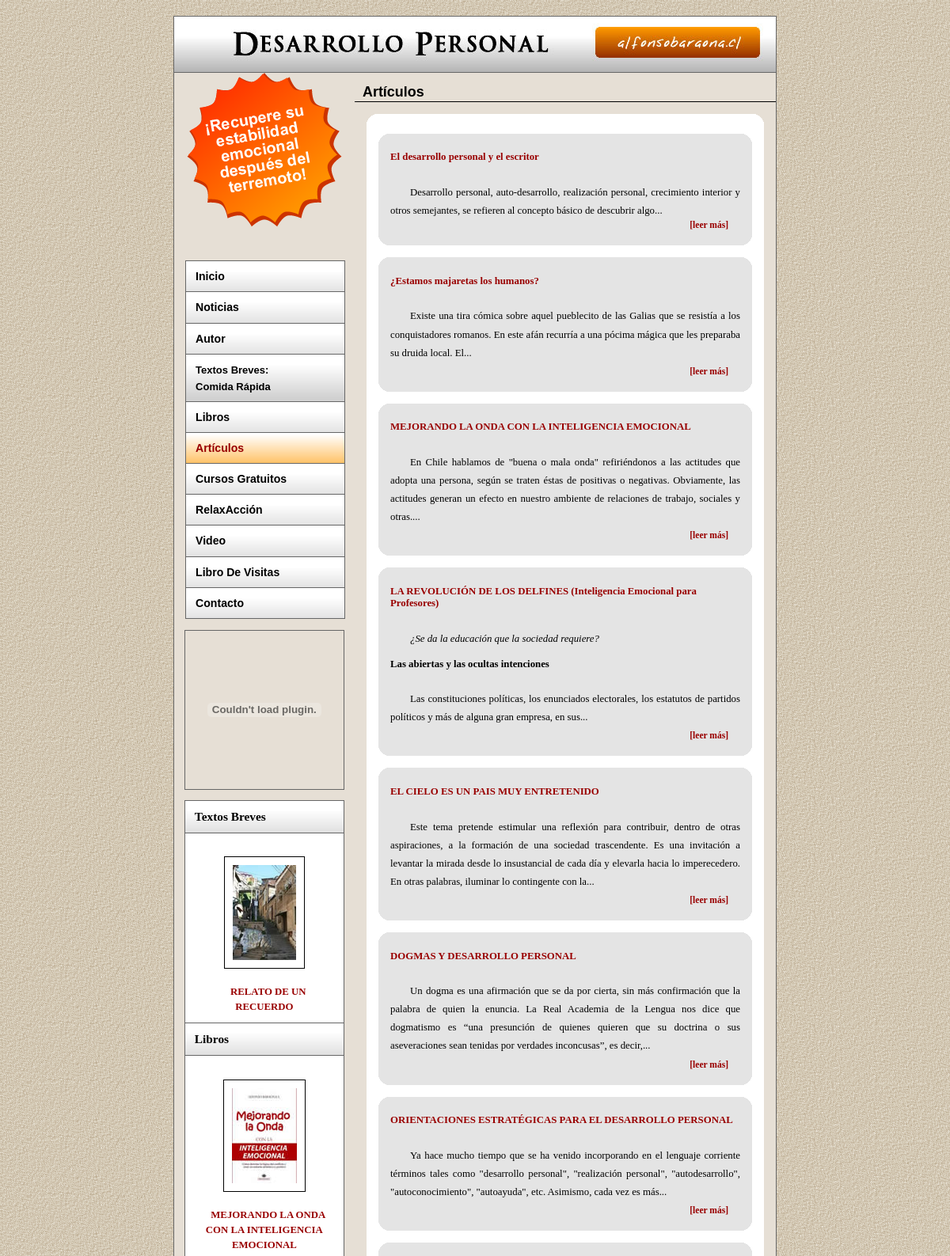
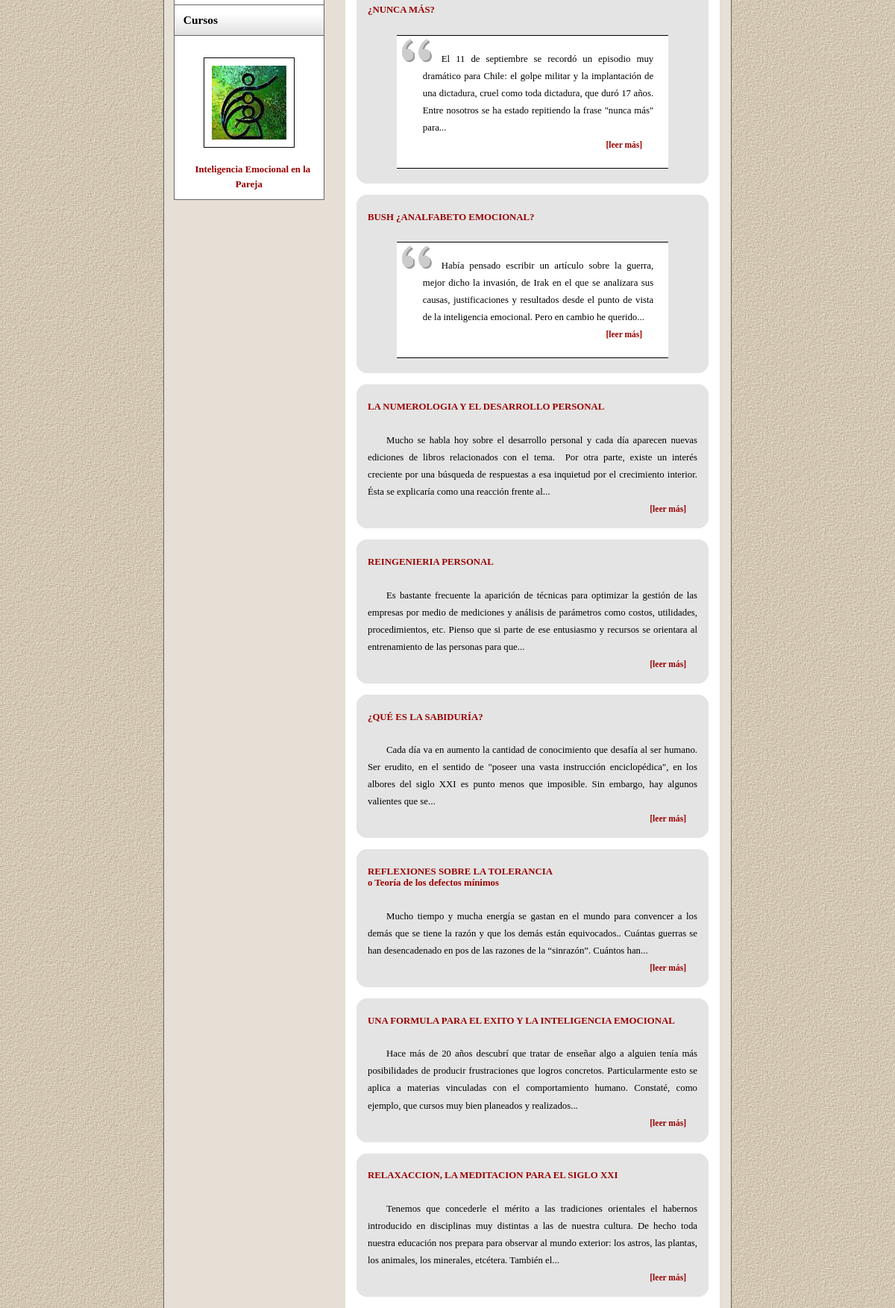
The page /articulos.php (upper part) on the database its author committed (2 pictures, top to bottom).
### tables this page shows
CREATE TABLE IF NOT EXISTS `web_artic` (
  `artic_id` int(12) NOT NULL auto_increment,
  `artic_titulo` text NOT NULL,
  `artic_text` text NOT NULL,
  `artic_cat` tinytext NOT NULL,
  `artic_pub` tinytext NOT NULL,
  `artic_dest` tinytext NOT NULL,
  `artic_fecha` varchar(255) NOT NULL default '',
  PRIMARY KEY  (`artic_id`)
);

CREATE TABLE IF NOT EXISTS `web_breves` (
  `brev_id` int(12) NOT NULL auto_increment,
  `brev_titulo` text NOT NULL,
  `brev_text` text NOT NULL,
  `brev_imagen` tinytext NOT NULL,
  `brev_cat` tinytext NOT NULL,
  `brev_pub` tinytext NOT NULL,
  `brev_dest` tinytext NOT NULL,
  `brev_fecha` varchar(255) NOT NULL default '',
  PRIMARY KEY  (`brev_id`)
);

CREATE TABLE IF NOT EXISTS `web_libros` (
  `lib_id` tinyint(12) NOT NULL auto_increment,
  `lib_titulo` text NOT NULL,
  `lib_text` text NOT NULL,
  `lib_resumen` text NOT NULL,
  `lib_imagen` tinytext NOT NULL,
  `lib_cat` tinytext NOT NULL,
  `lib_pub` tinytext NOT NULL,
  `lib_dest` tinytext NOT NULL,
  PRIMARY KEY  (`lib_id`)
);

CREATE TABLE IF NOT EXISTS `web_cursos` (
  `cur_id` tinyint(12) NOT NULL auto_increment,
  `cur_titulo` text NOT NULL,
  `cur_text` text NOT NULL,
  `cur_imagen` tinytext NOT NULL,
  `cur_cat` tinytext NOT NULL,
  `cur_pub` tinytext NOT NULL,
  `cur_dest` tinytext NOT NULL,
  PRIMARY KEY  (`cur_id`)
);

### admin/inc/fx/general.fx.php (called while the page is built, shortened)
<?php
  function str_output($text){
    $text = stripslashes(html_entity_decode(trim($text), ENT_QUOTES));
    return $text;
  }
?>

### articulos.php (the view, shortened to what this page needs)
<?php
include('inc.inc.php');
$self = str_replace(".","",strrev(strrchr(strrev(basename($_SERVER['PHP_SELF'])),".")));
$title = "Artículos";
$section = "artic";
$tabla = $pre.$section;
disp_header($pre,$title);
   if (isset($_GET['cat'])){$categ_id = str_input($_GET['cat']);}
   else {$categ_id='1';}
?>
<div id="content">
         <?php echo "<h1>".$title."</h1>"; ?>
         <div class="article">
<?php
  $datos = mysql_query("SELECT artic_id FROM ".$tabla." WHERE artic_cat='".$categ_id."' AND artic_pub='si'") or die(mysql_error());
  if (mysql_num_rows($datos) == 0) {
    draw_noitems();
  }
  else {
    if (isset($_GET['artic_id'])){
      $artic_id = str_input($_GET['artic_id']);
      $datos = mysql_query("SELECT * FROM ".$tabla." WHERE artic_id='".$artic_id."' AND artic_pub='si'") or die(mysql_error());
      $total = 1;
    }
    else {
  $datos = mysql_query("SELECT COUNT(*) FROM ".$tabla." WHERE artic_cat='".$categ_id."' AND artic_pub='si'") or die(mysql_error());
  $datos = mysql_query("SELECT * FROM ".$tabla." WHERE artic_cat='".$categ_id."' AND artic_pub='si' ORDER BY artic_id DESC") or die(mysql_error());
    }
      $num_rows = mysql_num_rows($datos);
      for($j=0; $j<$num_rows; ++$j) {
          $id = mysql_result($datos,$j,"artic_id");
          $artic_titulo = str_output(mysql_result($datos,$j,"artic_titulo"));
          $artic_text = str_output(mysql_result($datos,$j,"artic_text"));
     if (!isset($_GET['artic_id'])){
?>
       <div class="descrip">
       <h3><a href="<?php echo $self.".php?artic_id=".$id; ?>" title="<?php echo $artic_titulo; ?>"><?php echo $artic_titulo; ?></a></h3>
<?php
     }
     else {echo "<h3>$artic_titulo</h3>";}
?>
<?php
     if (isset($_GET['artic_id'])){
       if(!empty($artic_text)) {echo $artic_text;}
     }
     else {
          $extracto_resena = substr($artic_text, 0, 300);
          $ultimo_espacio = strrpos($extracto_resena, ' ');
          $artic_text = substr($extracto_resena, 0, $ultimo_espacio).'... ';
          echo $artic_text;
     }
     if (!isset($_GET['artic_id'])){
       echo "<div class=\"leermas\"><a href=\"".$self.".php?artic_id=".$id."\">[leer más]</a></div>";
       echo "</div>";
     }
?>
<?php     }
  }
?>
     </div>
</div>
<?php include('menu.inc.php'); ?>
<?php include('side.inc.php'); ?>
<?php disp_footer($pre); ?>

### layout.fx.php (shortened to what this page needs)
<?php
  function disp_header($pre,$title=''){
?>
<!DOCTYPE html PUBLIC "-//W3C//DTD XHTML 1.0 Transitional//EN" "http://www.w3.org/TR/xhtml1/DTD/xhtml1-transitional.dtd">
<html xmlns="http://www.w3.org/1999/xhtml">
<head>
<?php
    $tabla = $pre."conf";
    $host = "http://".$_SERVER['HTTP_HOST']."/";
?>
<?php
$phpself = basename($_SERVER['PHP_SELF']);
?>
  <link href="css/reset.css" rel="stylesheet" type="text/css" />
  <link href="css/estilo.css" rel="stylesheet" type="text/css" />
  <link href="css/generic.css" rel="stylesheet" type="text/css" />
  <link href="css/niftyCorners.css" rel="stylesheet" type="text/css" />
</head>
<body>
  <div id="wrapper">
    <div id="header">
      <a href="<?php echo $host; ?>" title="Ir al Inicio">
      <img src="img/header.jpg" alt="Desarrollo Personal - Alfonso Baraona" width="760" height="70" border="0" /></a>
    </div>
<?php
  }
?>
<?php
  function disp_footer($pre){
?>
  </div>
</body>
</html>
<?php
  }
?>

### menu.inc.php
<div align="center"><a href="mail_libro_relax.php"><img src="img/promo_libro_relax_gratuito.png" alt="Descargar libro Relaxacción" /></a></div>
     <ul id="navigation">
       <li><a href="inicio.php" <?php if($phpself=="inicio.php") {echo "class=\"current\"";}?>>Inicio</a></li>
       <li><a href="noticias.php" <?php if($phpself=="noticias.php") {echo "class=\"current\"";}?>>Noticias</a></li>
       <li><a href="autor.php" <?php if($phpself=="autor.php") {echo "class=\"current\"";}?>>Autor</a></li>
       <li><a href="breves.php" <?php if($phpself=="textosbreves.php") {echo "class=\"current\"";}?>><span class="txtpeque">Textos Breves: <br />Comida R&aacute;pida</span></a></li>
       <li><a href="libros.php" <?php if($phpself=="libros.php") {echo "class=\"current\"";}?>>Libros</a></li>
       <li><a href="articulos.php" <?php if($phpself=="articulos.php") {echo "class=\"current\"";}?>>Art&iacute;culos</a></li>
       <li><a href="cursos.php" <?php if($phpself=="cursos.php") {echo "class=\"current\"";}?>>Cursos Gratuitos</a></li>
       <li><a href="relaxaccion.php" <?php if($phpself=="relaxaccion.php") {echo "class=\"current\"";}?>>RelaxAcci&oacute;n</a></li>
       <li><a href="video_entrevista.php" <?php if($phpself=="video_entrevista.php") {echo "class=\"current\"";}?>>Video</a></li>
       <li><a href="librovisitas.php" <?php if($phpself=="librovisitas.php") {echo "class=\"current\"";}?>>Libro de Visitas</a></li>
       <li><a href="contacto.php" <?php if($phpself=="contacto.php") {echo "class=\"current\"";}?>>Contacto</a></li>
     </ul>

### side.inc.php (shortened to what this page needs)
<?php
  $url_images_folder_libros = "./libros/";
  $url_thumbs_folder_libros = $url_images_folder_libros."thumbs/";
  $url_images_folder_cursos = "./cursos/";
  $url_thumbs_folder_cursos = $url_images_folder_cursos."thumbs/";
  $url_images_folder_breves = "./breves/";
  $url_thumbs_folder_breves = $url_images_folder_breves."thumbs/";
?>
        <div id="flash">
          <object classid="clsid:D27CDB6E-AE6D-11cf-96B8-444553540000" codebase="http://download.macromedia.com/pub/shockwave/cabs/flash/swflash.cab#version=6,0,29,0" width="200" height="200">
            <embed src="img/relaxaccion.swf" quality="high" pluginspage="http://www.macromedia.com/go/getflashplayer" type="application/x-shockwave-flash" width="200" height="200"></embed>
          </object>
        </div>
        <div id="side">
<?php
  $datos = mysql_query("SELECT brev_id FROM ".$pre."breves ") or die(mysql_error());
  if (mysql_num_rows($datos) == 0) {}
  else {
      $datos = mysql_query("SELECT * FROM ".$pre."breves WHERE brev_pub='si' AND brev_dest='si' ORDER BY RAND() LIMIT 1") or die(mysql_error());
      $num_rows = mysql_num_rows($datos);
      for($j=0; $j<$num_rows; ++$j) {
          $brev_titulo = str_output(mysql_result($datos,$j,"brev_titulo"));
          $brev_imagen = str_output(mysql_result($datos,$j,"brev_imagen"));
?>
        <h3>Textos Breves</h3>
          <div align="center"><br />
            <a href="breves.php" title="<?php echo $brev_titulo; ?>">
            <img src="<?php echo $url_thumbs_folder_breves.$brev_imagen; ?>" border="0" alt="<?php echo $brev_titulo; ?>" /></a>
            <p><a href="breves.php" title="<?php echo $brev_titulo; ?>"><?php echo $brev_titulo; ?></a></p>
          </div>
<?php
          }
  }
  $datos = mysql_query("SELECT lib_id FROM ".$pre."libros ") or die(mysql_error());
  if (mysql_num_rows($datos) == 0) {}
  else {
      $datos = mysql_query("SELECT * FROM ".$pre."libros WHERE lib_pub='si' AND lib_dest='si' ORDER BY RAND() LIMIT 1") or die(mysql_error());
      $num_rows = mysql_num_rows($datos);
      for($j=0; $j<$num_rows; ++$j) {
          $lib_titulo = str_output(mysql_result($datos,$j,"lib_titulo"));
          $lib_imagen = str_output(mysql_result($datos,$j,"lib_imagen"));
?>
        <h3>Libros</h3>
          <div align="center"><br />
            <a href="libros.php" title="<?php echo $lib_titulo; ?>">
            <img src="<?php echo $url_thumbs_folder_libros.$lib_imagen; ?>" border="0" alt="<?php echo $lib_titulo; ?>" /></a>
            <p><a href="libros.php" title="<?php echo $lib_titulo; ?>"><?php echo $lib_titulo; ?></a></p>
          </div>
<?php
          }
  }
  $datos = mysql_query("SELECT cur_id FROM ".$pre."cursos ") or die(mysql_error());
  if (mysql_num_rows($datos) == 0) {}
  else {
      $datos = mysql_query("SELECT * FROM ".$pre."cursos WHERE cur_pub='si' AND cur_dest='si' ORDER BY RAND() LIMIT 1") or die(mysql_error());
      $num_rows = mysql_num_rows($datos);
      for($j=0; $j<$num_rows; ++$j) {
          $cur_titulo = str_output(mysql_result($datos,$j,"cur_titulo"));
          $cur_imagen = str_output(mysql_result($datos,$j,"cur_imagen"));
?>
        <h3>Cursos</h3>
          <div align="center"><br />
            <a href="cursos.php" title="<?php echo $cur_titulo; ?>">
            <img src="<?php echo $url_thumbs_folder_cursos.$cur_imagen; ?>" border="0" alt="<?php echo $cur_titulo; ?>" /></a>
            <p><a href="cursos.php" title="<?php echo $cur_titulo; ?>"><?php echo $cur_titulo; ?></a></p>
          </div>
<?php
          }
  }
?>
       </div>

### css/estilo.css (style rules this page uses)
body { margin: 0px; padding: 0px; font: 0.8em/1em "Trebuchet MS", Arial, Verdana, Helvetica, sans-serif; background: #E6DFD5 url(../img/body.png); }
#wrapper { width: 760px; margin: 20px auto; padding: 0px; background: #E6DFD5; border: 1px solid #666666; }
#header { height: 70px; margin: 0px; background: #E6DFD5 url(../img/header.jpg); padding: 0px; border-bottom: 1px solid #666666; }
#header a, #header a:hover { color: #FFFFFF; text-decoration: none; }
#navigation { width: 200px; margin: 3em 0px 1em 1em; padding: 0; font: bold 1.1em "Trebuchet MS", Arial, Verdana, Helvetica, sans-serif; overflow: hidden; background: #FFF; line-height: 1.5em; border-right: 1px solid #666; border-left: 1px solid #666; border-top: 1px solid #666; }
#navigation li { text-transform: capitalize; border-top: 1px solid #FFF; border-bottom: 1px solid #666; }
#navigation li a { color: #000000; text-decoration: none; display: block; padding: 8px 4px 8px 12px; background: url(../img/blockdefault.png); }
#navigation li a:hover, #navigation li .current { color: #990000; background: #CCCCCC url(../img/blockactive.png); }
#content { float: right; width: 70%; margin-top: 1em; }
#content h1 { font-size: 1.4em; border-bottom: 1px solid #000000; color: #000000; text-decoration: none; margin-bottom: 10px; font-weight: bold; text-indent: 5px; padding: 5px; }
.article { margin: 15px; padding: 15px; background: #FFFFFF; }
.article h3 { margin-top: 1em; margin-bottom: 1em; padding-bottom: 1em; font: bold 1em Georgia, "Times New Roman", Times, serif; }
.article p { text-align: justify; text-indent: 25px; line-height: 1.8em; margin-top: 5px; margin-bottom: 5px; }
.article img, #side img { background: #FFFFFF; margin: 10px; padding: 10px; border: 1px solid #000000; }
.article a, #side a { color: #990000; text-decoration: none; font-weight: bold; }
.article blockquote, .article .code { border-top: 1px solid #000000; border-bottom: 1px solid #000000; margin: 10px auto; width: 70%; }
.article blockquote { padding: 15px 20px 15px 35px; background: #FFFFFF url(../img/blockquote.gif) no-repeat left top; }
#flash { width: 200px; height: 200px; margin: 1em; padding: 0px; border: 1px solid #666; }
#side { width: 200px; background: #FFFFFF; margin-top: 1em; margin-bottom: 2em; line-height: 1.5em; margin-left: 1em; border-right: 1px solid #666; border-bottom: 1px solid #666; border-left: 1px solid #666; }
#side h3 { background: #FFFFFF url(../img/blockdefault.png); color: #000000; font-size: 1.2em; line-height: 40px; padding-left: 12px; text-transform: capitalize; margin: 0px; padding-top: 0px; border-top: 1px solid #666; border-bottom: 1px solid #666; }
#side p { text-indent: 10px; margin: 10px; }
.leermas { font-size: 0.9em; text-align: right; line-height: normal; margin-right: 15px; margin-bottom: 10px; }
.txtpeque { font-size: small }

### css/generic.css (style rules this page uses)
.descrip { padding: 15px; margin: 15px auto; background: #E4E4E4; }

### rows shown on the page
web_artic: artic_titulo "El desarrollo personal y el escritor", artic_text "Desarrollo personal, auto-desarrollo, realización personal, crecimiento interior y otros semejantes, se refieren al concepto básico de descubrir algo..."
web_artic: artic_titulo "¿Estamos majaretas los humanos?", artic_text "Existe una tira cómica sobre aquel pueblecito de las Galias que se resistía a los conquistadores romanos. En este afán recurría a una pócima mágica que les preparaba su druida local. El..."
web_artic: artic_titulo "MEJORANDO LA ONDA CON LA INTELIGENCIA EMOCIONAL", artic_text "En Chile hablamos de \"buena o mala onda\" refiriéndonos a las actitudes que adopta una persona, según se traten éstas de positivas o negativas. Obviamente, las actitudes generan un efecto en nuestro ambiente de relaciones de trabajo, sociales y otras...."
web_artic: artic_titulo "LA REVOLUCIÓN DE LOS DELFINES (Inteligencia Emocional para Profesores)", artic_text "¿Se da la educación que la sociedad requiere? Las abiertas y las ocultas intenciones Las constituciones políticas, los enunciados electorales, los estatutos de partidos políticos y más de alguna gran empresa, en sus..."
web_artic: artic_titulo "EL CIELO ES UN PAIS MUY ENTRETENIDO", artic_text "Este tema pretende estimular una reflexión para contribuir, dentro de otras aspiraciones, a la formación de una sociedad trascendente. Es una invitación a levantar la mirada desde lo insustancial de cada día y elevarla hacia lo imperecedero. En otras palabras, iluminar lo contingente con la..."
web_artic: artic_titulo "DOGMAS Y DESARROLLO PERSONAL", artic_text "Un dogma es una afirmación que se da por cierta, sin más confirmación que la palabra de quien la enuncia. La Real Academia de la Lengua nos dice que dogmatismo es “una presunción de quienes quieren que su doctrina o sus aseveraciones sean tenidas por verdades inconcusas”, es decir,..."
web_artic: artic_titulo "ORIENTACIONES ESTRATÉGICAS PARA EL DESARROLLO PERSONAL", artic_text "Ya hace mucho tiempo que se ha venido incorporando en el lenguaje corriente términos tales como \"desarrollo personal\", \"realización personal\", \"autodesarrollo\", \"autoconocimiento\", \"autoayuda\", etc. Asimismo, cada vez es más..."
web_artic: artic_titulo "¿NUNCA MÁS?", artic_text "El 11 de septiembre se recordó un episodio muy dramático para Chile: el golpe militar y la implantación de una dictadura, cruel como toda dictadura, que duró 17 años. Entre nosotros se ha estado repitiendo la frase \"nunca más\" para..."
web_artic: artic_titulo "BUSH ¿ANALFABETO EMOCIONAL?", artic_text "Había pensado escribir un artículo sobre la guerra, mejor dicho la invasión, de Irak en el que se analizara sus causas, justificaciones y resultados desde el punto de vista de la inteligencia emocional. Pero en cambio he querido..."
web_artic: artic_titulo "LA NUMEROLOGIA Y EL DESARROLLO PERSONAL", artic_text "Mucho se habla hoy sobre el desarrollo personal y cada día aparecen nuevas ediciones de libros relacionados con el tema. Por otra parte, existe un interés creciente por una búsqueda de respuestas a esa inquietud por el crecimiento interior. Ésta se explicaría como una reacción frente al..."
web_artic: artic_titulo "REINGENIERIA PERSONAL", artic_text "Es bastante frecuente la aparición de técnicas para optimizar la gestión de las empresas por medio de mediciones y análisis de parámetros como costos, utilidades, procedimientos, etc. Pienso que si parte de ese entusiasmo y recursos se orientara al entrenamiento de las personas para que..."
web_artic: artic_titulo "¿QUÉ ES LA SABIDURÍA?", artic_text "Cada día va en aumento la cantidad de conocimiento que desafía al ser humano. Ser erudito, en el sentido de \"poseer una vasta instrucción enciclopédica\", en los albores del siglo XXI es punto menos que imposible. Sin embargo, hay algunos valientes que se..."
web_artic: artic_titulo "REFLEXIONES SOBRE LA TOLERANCIA o Teorí­a de los defectos mí­nimos", artic_text "Mucho tiempo y mucha energía se gastan en el mundo para convencer a los demás que se tiene la razón y que los demás están equivocados.. Cuántas guerras se han desencadenado en pos de las razones de la “sinrazón”. Cuántos han..."
web_artic: artic_titulo "UNA FORMULA PARA EL EXITO Y LA INTELIGENCIA EMOCIONAL", artic_text "Hace más de 20 años descubrí que tratar de enseñar algo a alguien tenía más posibilidades de producir frustraciones que logros concretos. Particularmente esto se aplica a materias vinculadas con el comportamiento humano. Constaté, como ejemplo, que cursos muy bien planeados y realizados..."
web_artic: artic_titulo "RELAXACCION, LA MEDITACION PARA EL SIGLO XXI", artic_text "Tenemos que concederle el mérito a las tradiciones orientales el habernos introducido en disciplinas muy distintas a las de nuestra cultura. De hecho toda nuestra educación nos prepara para observar al mundo exterior: los astros, las plantas, los animales, los minerales, etcétera. También el..."
web_breves: brev_imagen (picture), brev_titulo "RELATO DE UN RECUERDO"
web_libros: lib_imagen (picture), lib_titulo "MEJORANDO LA ONDA CON LA INTELIGENCIA EMOCIONAL"
web_cursos: cur_imagen (picture), cur_titulo "Inteligencia Emocional en la Pareja"

### other values the page prints
$title "Artículos"
